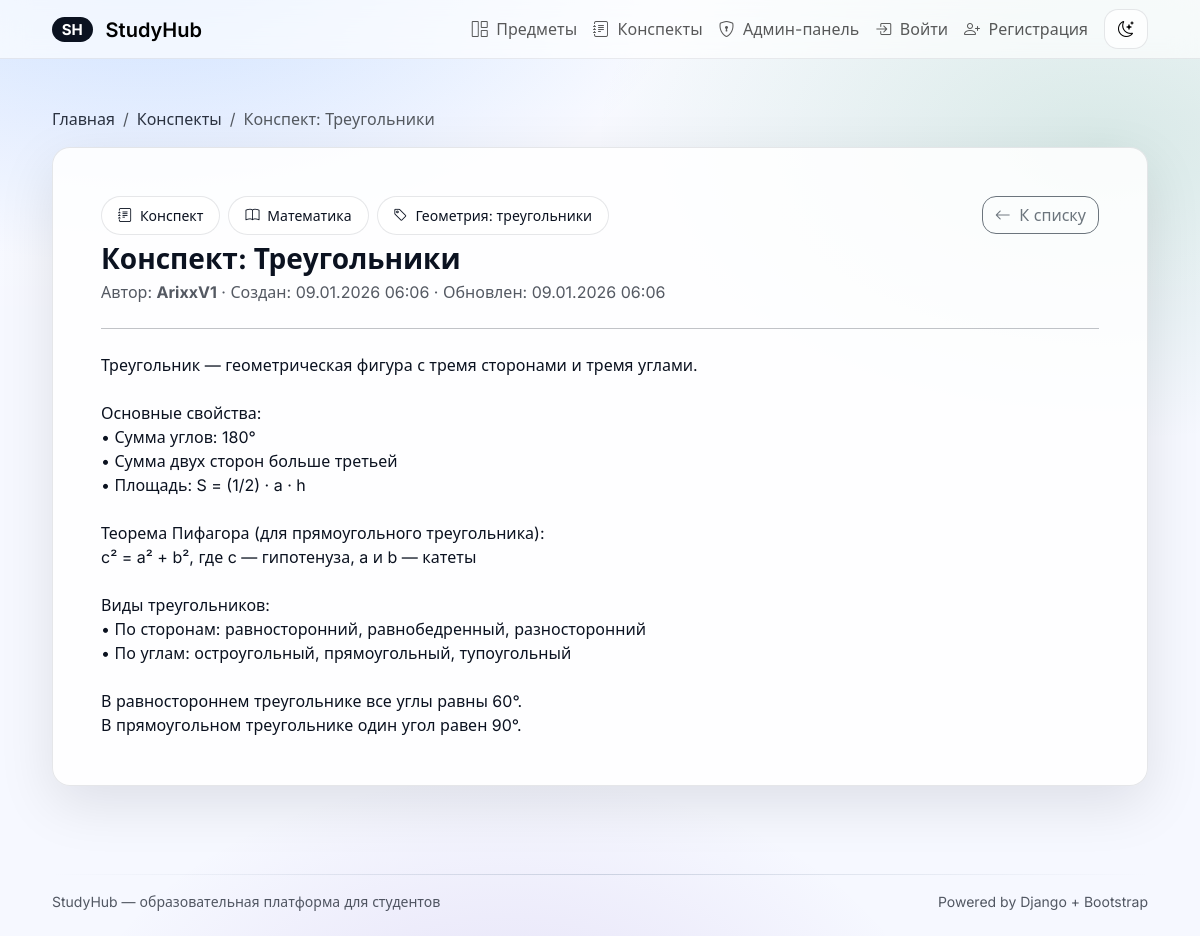
The page /notes/5/ on the database its author committed.
### core/models.py (models this page shows, shortened)
class Note(models.Model):
    user = models.ForeignKey(settings.AUTH_USER_MODEL, on_delete=models.CASCADE, related_name='notes', verbose_name='Автор')
    title = models.CharField(max_length=200, verbose_name='Заголовок')
    content = models.TextField(verbose_name='Содержимое')
    subject = models.ForeignKey(Subject, on_delete=models.CASCADE, related_name='notes', null=True, blank=True, verbose_name='Предмет')
    topic = models.ForeignKey(Topic, on_delete=models.CASCADE, related_name='notes', null=True, blank=True, verbose_name='Тема')
    created_at = models.DateTimeField(auto_now_add=True, verbose_name='Создан')
    updated_at = models.DateTimeField(auto_now=True, verbose_name='Обновлен')
    class Meta:
        ordering = ['-created_at']
        verbose_name = 'Конспект'
        verbose_name_plural = 'Конспекты'

class Subject(models.Model):
    name = models.CharField(max_length=200, verbose_name='Название')
    image = models.ImageField(upload_to='subjects/', blank=True, null=True, verbose_name='Изображение')
    description = models.TextField(blank=True, verbose_name='Описание')
    class Meta:
        ordering = ['name']
        verbose_name = 'Предмет'
        verbose_name_plural = 'Предметы'

class Topic(models.Model):
    subject = models.ForeignKey(Subject, on_delete=models.CASCADE, related_name='topics')
    name = models.CharField(max_length=200)
    description = models.TextField(blank=True)
    class Meta:
        ordering = ['subject__name', 'name']
        verbose_name = 'Тема'
        verbose_name_plural = 'Темы'

### core/views.py (the view)
# urls.py: path('notes/<int:id>/', views.note_detail, name='note_detail'),
def note_detail(request: HttpRequest, id: int) -> HttpResponse:
    note = get_object_or_404(Note.objects.select_related('user', 'subject', 'topic'), pk=id)
    is_owner = request.user.is_authenticated and note.user == request.user
    return render(
        request,
        'core/notes/note_detail.html',
        {
            'note': note,
            'is_owner': is_owner,
        },
    )

### templates/core/notes/note_detail.html (shortened to what this page needs)
{% extends "base.html" %}
{% block content %}
  <nav aria-label="breadcrumb" class="mb-3">
    <ol class="breadcrumb mb-0">
      <li class="breadcrumb-item"><a href="{% url 'home' %}">Главная</a></li>
      <li class="breadcrumb-item"><a href="{% url 'notes_list' %}">Конспекты</a></li>
      <li class="breadcrumb-item active" aria-current="page">{{ note.title }}</li>
    </ol>
  </nav>
  <div class="sh-glass sh-card p-4 p-lg-5 mb-4">
    <div class="d-flex flex-wrap justify-content-between align-items-start gap-3">
      <div>
        <div class="d-inline-flex align-items-center gap-2 mb-2">
          <span class="px-3 py-2 sh-chip small"><i class="bi bi-journal-text me-1"></i> Конспект</span>
          {% if note.subject %}
            <span class="px-3 py-2 sh-chip small"><i class="bi bi-book me-1"></i> {{ note.subject.name }}</span>
          {% endif %}
          {% if note.topic %}
            <span class="px-3 py-2 sh-chip small"><i class="bi bi-tag me-1"></i> {{ note.topic.name }}</span>
          {% endif %}
        </div>
        <h1 class="h3 fw-bold mb-1">{{ note.title }}</h1>
        <div class="sh-muted">
          Автор: <strong>{{ note.user.username }}</strong> ·
          Создан: {{ note.created_at|date:"d.m.Y H:i" }}
          {% if note.updated_at != note.created_at %}
            · Обновлен: {{ note.updated_at|date:"d.m.Y H:i" }}
          {% endif %}
        </div>
      </div>
      <div class="d-flex gap-2">
        <a class="btn btn-outline-secondary" href="{% url 'notes_list' %}">
          <i class="bi bi-arrow-left me-1"></i> К списку
        </a>
      </div>
    </div>
    <hr class="my-4" />
    <div class="sh-content">
      {{ note.content|linebreaksbr }}
    </div>
  </div>
{% endblock %}

### templates/base.html (style rules this page uses)
:root { --sh-radius: 18px; --sh-radius-sm: 14px; --sh-border: rgba(15, 23, 42, 0.10); --sh-shadow: 0 18px 55px rgba(2, 6, 23, 0.10); --sh-shadow-soft: 0 10px 28px rgba(2, 6, 23, 0.08); --sh-text: #0b1220; --sh-muted: rgba(11, 18, 32, 0.70); --sh-bg: #f6f8ff; --sh-surface: rgba(255, 255, 255, 0.86); --sh-surface-2: rgba(255, 255, 255, 0.72); }
body { font-family: Inter, system-ui, -apple-system, Segoe UI, Roboto, Arial, sans-serif; color: var(--sh-text); background: radial-gradient(920px 520px at 12% -5%, rgba(13, 110, 253, 0.18), transparent 60%), radial-gradient(880px 520px at 92% 15%, rgba(25, 135, 84, 0.14), transparent 58%), radial-gradient(760px 520px at 42% 115%, rgba(111, 66, 193, 0.14), transparent 58%), linear-gradient(180deg, rgba(255, 255, 255, 0.30), transparent 40%), var(--sh-bg); }
.sh-glass { background: var(--sh-surface); border: 1px solid var(--sh-border); box-shadow: var(--sh-shadow); }
.sh-card { border-radius: var(--sh-radius); }
.sh-muted { color: var(--sh-muted); }
.btn { border-radius: 14px; box-shadow: 0 10px 28px rgba(2, 6, 23, 0.08); }
.btn-outline-secondary, .btn-outline-primary { box-shadow: none; }
.sh-chip { border: 1px solid var(--sh-border); background: var(--sh-surface-2); border-radius: 999px; }
.breadcrumb a { color: var(--sh-text); text-decoration: none; opacity: 0.85; }

### rows shown on the page
Note: title "Конспект: Треугольники", subject.name "Математика", topic.name "Геометрия: треугольники", user.username "ArixxV1", created_at "09.01.2026 06:06", updated_at "09.01.2026 06:06", content "Треугольник — геометрическая фигура с тремя сторонами и тремя углами. Основные свойства: • Сумма углов: 180° • Сумма двух сторон больше третьей • Площадь: S = (1/2) · a · h Теорема Пифагора (для прямоугольного треугольника): c² = a² + b², где c — гипотенуза, a и b — катеты Виды треугольников: • По сторонам: равносторонний, равнобедренный, разносторонний • По углам: остроугольный, прямоугольный, тупоугольный В равностороннем треугольнике все углы равны 60°. В прямоугольном треугольнике один угол равен 90°."
